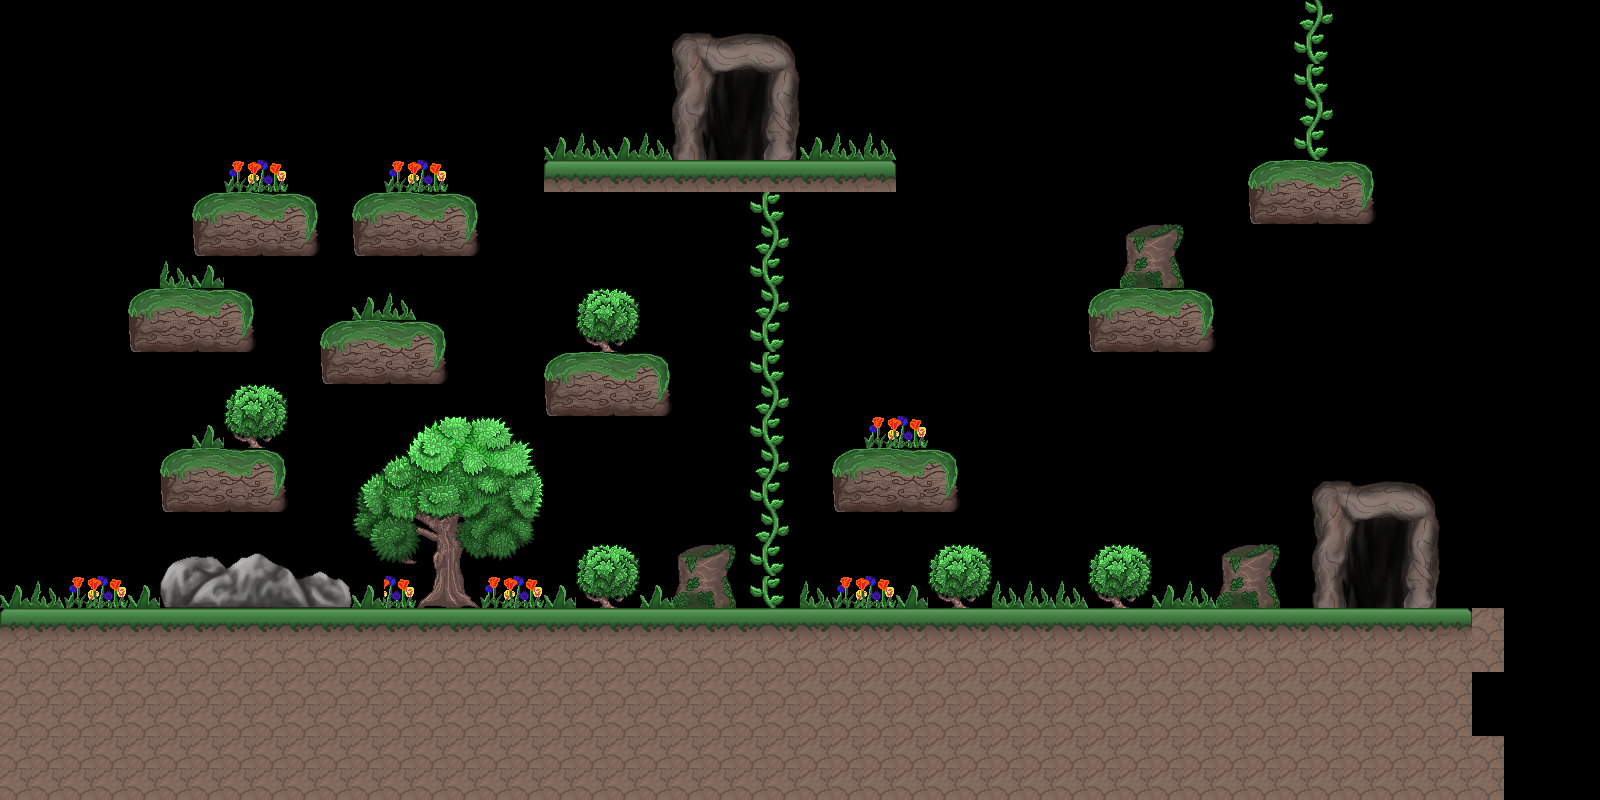

Tiled map render using the project's own tile images. Description and the map definition, with tile-layer contents summarised, below:
An orthogonal 50x25 tile map with 32x32 px tiles, 1 tile layer (Calque de Tile 1).

<map version="1.0" orientation="orthogonal" width="50" height="25" tilewidth="32" tileheight="32">
 <tileset firstgid="1" name="tileset" tilewidth="32" tileheight="32">
  <image source="tileset.png" width="512" height="640" />
 </tileset>
 <layer name="Calque de Tile 1" width="50" height="25">
  <data>[1250 cells, 545 non-empty, 90 distinct tile ids]</data>
 </layer>
</map>
